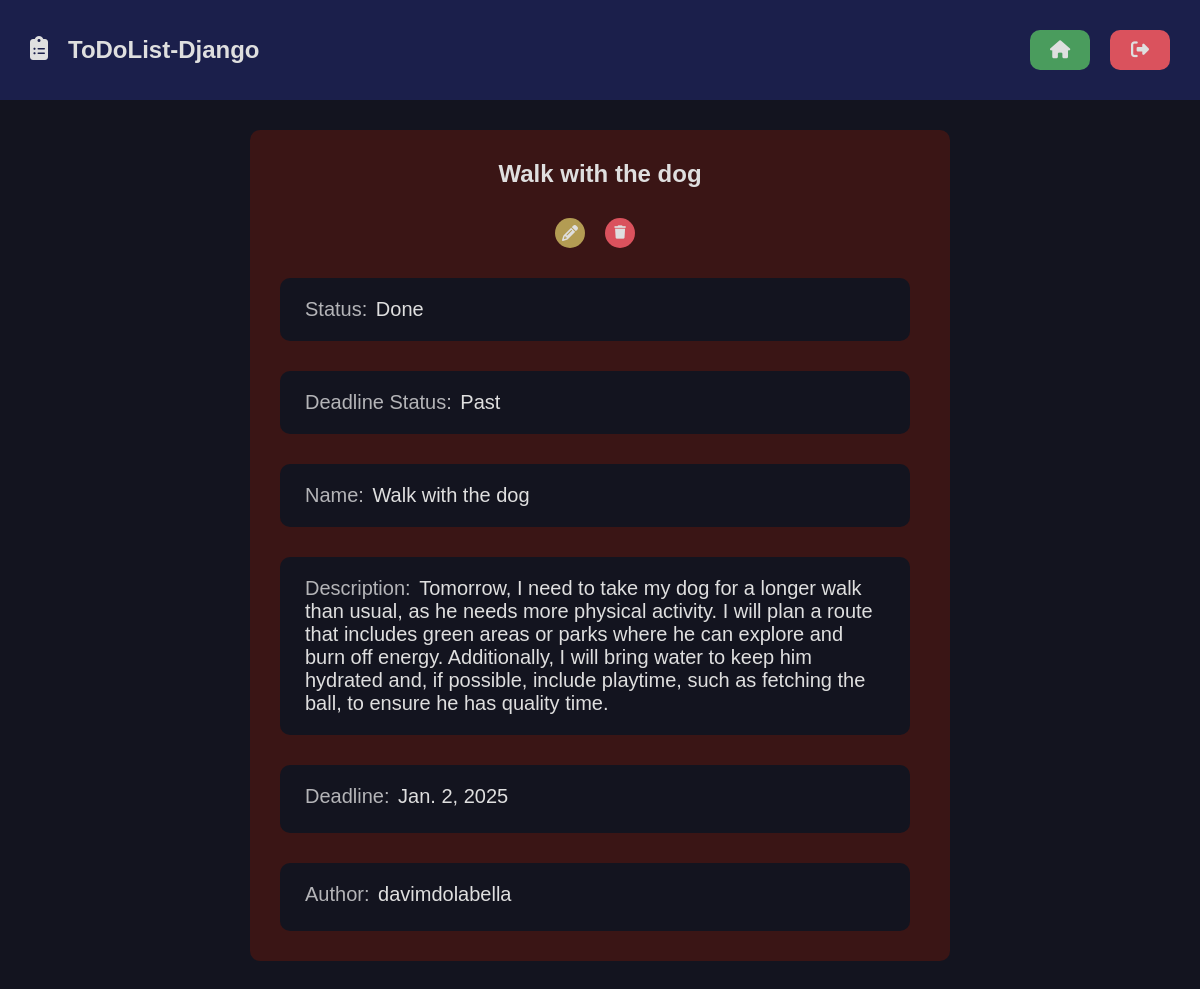
The app's page /detail/3/ (signed in) with its own data.
### todolist/models.py (models this page shows, shortened)
class Task(models.Model):
    title = models.CharField(max_length=35)
    description = models.TextField(max_length=500)
    checked = models.BooleanField(default=False)
    deadline = models.DateField()
    created_at = models.DateTimeField(auto_now_add=True)
    updated_at=models.DateTimeField(auto_now=True)
    author = models.ForeignKey(
        User, on_delete=models.SET_NULL, null=True
    )
    @property
    def is_past_deadline(self):
        return datetime.date.today() > self.deadline

### todolist/views.py (the view)
# urls.py: path('detail/<int:task_id>/', views.detail, name='detail'),
@login_required(login_url='users:login', redirect_field_name='next')
def detail(request, task_id):
    task = get_object_or_404(Task, pk=task_id)
    return render(request, 'todolist/pages/home.html', {
        'task':task,
        'is_detail_page':True,
    })

### todolist/templates/todolist/pages/home.html (shortened to what this page needs)
{% extends "global/base.html" %}
{% block content %}
    <div class="main container">
        {% include "todolist/partials/todolist.html" %}
    </div>
{% endblock content %}

### todolist/templates/todolist/partials/todolist.html (shortened to what this page needs)
{% load static %}
{% if is_detail_page %}
<div class="todolist-container">
    {% if task.is_past_deadline %}
    <div class="todolist container border detail is-past-deadline">
    {% else %}
    <div class="todolist container border detail">
    {% endif %}
        <h2>{{task.title}}</h2>
        <div class="list-itens detail">
            {% include "todolist/partials/list_item.html" %}
        </div>
    </div>
</div>
{% endif %}

### todolist/templates/todolist/partials/list_item.html (shortened to what this page needs)
{% if is_detail_page %}
    <div class="list-item-actions" style="margin-top:1rem;">
        <div class="list-item-action-button">
            <a href="{% url 'todolist:edit_task' task.pk %}" class="list-item-action-button two" title="edit-item"><i class="fa-solid fa-pencil"></i></a>
        </div>
        <div class="list-item-action-button" >
            <button class="list-item-action-button three " title="delete-item"><i class="fa-solid fa-trash"></i></button>
        </div>
    </div>
    <div class="detail list-item border">
        <div class="detail list-item-content">
            {% if task.checked %}
            <p class="detail list-item-text">Status: <span>Done</span></p>
            {% else %}
            <p class="detail list-item-text">Status: <span>Not done</span></p>
            {% endif %}
        </div>
    </div>
    <div class="detail list-item border">
        <div class="detail list-item-content">
            {% if task.is_past_deadline%}
            <p class="detail list-item-text">Deadline Status: <span>Past</span></p>
            {% else %}
            <p class="detail list-item-text">Deadline Status: <span>Not past</span></p>
            {% endif %}
        </div>
    </div>
    <div class="detail list-item border">
        <div class="detail list-item-content">
            <p class="detail list-item-text">Name: <span>{{ task.title }} </span></p>
        </div>
    </div>
    <div class="detail list-item border">
        <div class="detail list-item-content">
            <p class="detail list-item-text">Description: <span>{{ task.description }} </span></p>
        </div>
    </div>
    <div class="detail list-item border">
        <div class="detail list-item-content">
            <p class="detail list-item-text time">Deadline: <span>{{ task.deadline }} </span></p>
        </div>
    </div>
    <div class="detail list-item border">
        <div class="detail list-item-content">
            <p class="detail list-item-text time">Author: <span>{{ task.author.username }} </span></p>
        </div>
    </div>
{% endif %}

### base_static/global/css/style.css (style rules this page uses)
:root { --color-primary: #269fe6; --color-primary-hover: #2086c2; --color-primary-dark: #13141f; --color-primary-dark-header:#1b1f4b; --color-is-past-deadline-dark:#331414; --color-is-past-deadline:#3a1515; --color-primary-dark-hover: #212336; --color-primary-light: #d4ecfa; --color-primary-light-hover: #bdd8e7; --color-white: #dfdfdf; --color-black: #000; --color-dark-text: #444; --color-info-light: #cce5ff; --color-debug-light: #cce5ff; --color-success-light: #d4edda; --color-alert-light: #fff3cd; --color-warning-light: #fff3cd; --color-error-light: #f8d7da; --color-info-dark: #4d86c4; --color-debug-dark: #4d86c4; --color-success-dark: #4a9c5d; --color-alert-dark: #927f40; --color-warning-dark: #b39c53; --color-error-dark: #da525d; --color-gray-0: #f9f9f9; --color-gray-1: #e0e0e0; --color-gray-2: #c7c7c7; --color-gray-3: #aeaeae; --color-gray-4: #959595; --color-gray-5: #7d7d7d; --color-gray-6: #646464; --color-gray-7: #4b4b4b; --color-gray-8: #323232; --color-gray-9: #191919; --search-focus-color:#E8F0FE; --font-primary: sans-serif; --font-headings: sans-serif; --spacing-gutter-small: 2rem; --spacing-gutter-medium: 3rem; --spacing-gutter-large: 4rem; }
* { padding: 0; margin: 0; box-sizing: border-box; }
html { font-size: 62.5%; }
.border { border-radius: 1rem; }
body { font-size: 1.6rem; font-family: var(--font-primary); background-color: var(--color-primary-dark); }
h1,h2,h3,h4,h5,h6 { font-family: var(--font-headings); }
.container { max-width: 144rem; margin: 0 auto; padding: var(--spacing-gutter-medium); }
.main { display: flex; flex-direction: column; flex-wrap: nowrap; justify-content: center; width: 100%; }
.is-past-deadline { background: var(--color-is-past-deadline-dark) !important; }
.detail.is-past-deadline { background: var(--color-is-past-deadline) !important; }
.todolist { max-width: 70rem; width: 100%; max-height: 43rem; display: flex; flex-wrap: nowrap; flex-direction: column; gap: var(--spacing-gutter-small); justify-content: center; align-items: center; color: var(--color-white); background-color: var(--color-primary-dark-header); }
.todolist .list-itens { width: 100%; height: 100%; display: flex; flex-direction: column; align-items: center; gap: var(--spacing-gutter-medium); overflow-y: auto; padding-right: 1rem; }
.todolist .list-item { padding: var(--spacing-gutter-small); width: 100%; max-height: 5.8rem; display: flex; background-color: var(--color-primary-dark); justify-content: space-between; align-items: center; }
.list-item-actions { display: flex; justify-content: center; align-items: center; gap:var(--spacing-gutter-small); z-index: 999; }
.list-item-actions .list-item-action-button { display: flex; justify-content: center; align-items: center; width: 3rem; height: 3rem; border-radius: 50%; border: 0; cursor: pointer; text-decoration: none; color: var(--color-white); transition: all .2s ease; z-index: 999; }
.list-item-action-button.two { background: var(--color-warning-dark); }
.list-item-action-button.three { background: var(--color-error-dark); }
.list-item-content { max-width: 70%; overflow-x: auto; }
.list-item-text { font-size: 2rem; position: relative; padding: 0 .5rem; }
.list-item-text::before { content: ''; position: absolute; width: var(--before-width, 0); height: 2.5px; background: var(--color-white); top: 50%; left: 0; transform: translateY(-50%); transition: all 1s ease; }
.todolist.detail { max-width: 70rem; width: 100%; max-height: none; }
.todolist.detail h2 { overflow-x: auto; max-width: 80%; text-align: center; }
.todolist .list-item.detail { width: 100%; max-height: none; }
.list-item-content.detail { max-width: none; overflow-x: none; }
.list-item-text.time.detail { margin-bottom: .5rem; }
.list-item-text.detail { font-size: 2rem; color: rgba(255, 255, 255, 0.682); }
.list-item-text.detail span { font-size: 2rem; margin-left: .3rem; color: var(--color-white); }
.list-item-text.detail::before { content: ''; display: none; }

### records on screen
Task: title "Walk with the dog", description "Tomorrow, I need to take my dog ​​for a longer walk than usual, as he needs more physical activity. I will plan a route that includes green areas or parks where he can explore and burn off energy. Additionally, I will bring water to keep him hydrated and, if possible, include playtime, such as fetching the ball, to ensure he has quality time.", deadline "Jan. 2, 2025", author.username "davimdolabella"
